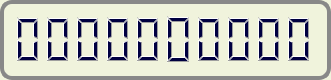
   <widget class="QFrame" name="frame">
    <property name="geometry">
     <rect>
      <x>16</x>
      <y>20</y>
      <width>331</width>
      <height>80</height>
     </rect>
    </property>
    <property name="styleSheet">
     <string notr="true">QFrame {
    border: 4px solid #888888;
    border-radius: 12px;
    background-color: #F0F3DC;
}

</string>
    </property>
    <property name="frameShape">
     <enum>QFrame::StyledPanel</enum>
    </property>
    <property name="frameShadow">
     <enum>QFrame::Raised</enum>
    </property>
    <widget class="QWidget" name="gridLayoutWidget">
     <property name="geometry">
      <rect>
       <x>13</x>
       <y>4</y>
       <width>301</width>
       <height>71</height>
      </rect>
     </property>
     <layout class="QGridLayout" name="gridLayout">
      <property name="spacing">
       <number>0</number>
      </property>
      <item row="0" column="4">
       <widget class="QLCDNumber" name="dig_5">
        <property name="styleSheet">
         <string notr="true">QLCDNumber {
    color: #000040;
    border: 0px solid #000000;
}
</string>
        </property>
        <property name="smallDecimalPoint">
         <bool>false</bool>
        </property>
        <property name="digitCount">
         <number>1</number>
        </property>
        <property name="mode">
         <enum>QLCDNumber::Hex</enum>
        </property>
       </widget>
      </item>
      <item row="0" column="9">
       <widget class="QLCDNumber" name="dig_0">
        <property name="styleSheet">
         <string notr="true">QLCDNumber {
    color: #000040;
    border: 0px solid #000000;
}
</string>
        </property>
        <property name="smallDecimalPoint">
         <bool>false</bool>
        </property>
        <property name="digitCount">
         <number>1</number>
        </property>
        <property name="mode">
         <enum>QLCDNumber::Hex</enum>
        </property>
        <property name="intValue" stdset="0">
         <number>0</number>
        </property>
       </widget>
      </item>
      <item row="0" column="7">
       <widget class="QLCDNumber" name="dig_2">
        <property name="styleSheet">
         <string notr="true">QLCDNumber {
    color: #000040;
    border: 0px solid #000000;
}
</string>
        </property>
        <property name="smallDecimalPoint">
         <bool>false</bool>
        </property>
        <property name="digitCount">
         <number>1</number>
        </property>
        <property name="mode">
         <enum>QLCDNumber::Hex</enum>
        </property>
       </widget>
      </item>
      <item row="0" column="2">
       <widget class="QLCDNumber" name="dig_7">
        <property name="styleSheet">
         <string notr="true">QLCDNumber {
    color: #000040;
    border: 0px solid #000000;
}
</string>
        </property>
        <property name="smallDecimalPoint">
         <bool>false</bool>
        </property>
        <property name="digitCount">
         <number>1</number>
        </property>
        <property name="mode">
         <enum>QLCDNumber::Hex</enum>
        </property>
       </widget>
      </item>
      <item row="0" column="3">
       <widget class="QLCDNumber" name="dig_6">
        <property name="styleSheet">
         <string notr="true">QLCDNumber {
    color: #000040;
    border: 0px solid #000000;
}
</string>
        </property>
        <property name="smallDecimalPoint">
         <bool>false</bool>
        </property>
        <property name="digitCount">
         <number>1</number>
        </property>
        <property name="mode">
         <enum>QLCDNumber::Hex</enum>
        </property>
       </widget>
      </item>
      <item row="0" column="5">
       <widget class="QLCDNumber" name="dig_4">
        <property name="styleSheet">
         <string notr="true">QLCDNumber {
    color: #000040;
    border: 0px solid #000000;
}
</string>
        </property>
        <property name="smallDecimalPoint">
         <bool>false</bool>
        </property>
        <property name="digitCount">
         <number>1</number>
        </property>
        <property name="mode">
         <enum>QLCDNumber::Hex</enum>
        </property>
       </widget>
      </item>
      <item row="0" column="6">
       <widget class="QLCDNumber" name="dig_3">
        <property name="styleSheet">
         <string notr="true">QLCDNumber {
    color: #000040;
    border: 0px solid #000000;
}
</string>
        </property>
        <property name="smallDecimalPoint">
         <bool>false</bool>
        </property>
        <property name="digitCount">
         <number>1</number>
        </property>
        <property name="mode">
         <enum>QLCDNumber::Hex</enum>
        </property>
       </widget>
      </item>
      <item row="0" column="1">
       <widget class="QLCDNumber" name="dig_8">
        <property name="styleSheet">
         <string notr="true">QLCDNumber {
    color: #000040;
    border: 0px solid #000000;
}
</string>
        </property>
        <property name="smallDecimalPoint">
         <bool>false</bool>
        </property>
        <property name="digitCount">
         <number>1</number>
        </property>
        <property name="mode">
         <enum>QLCDNumber::Hex</enum>
        </property>
       </widget>
      </item>
      <item row="0" column="8">
       <widget class="QLCDNumber" name="dig_1">
        <property name="styleSheet">
         <string notr="true">QLCDNumber {
    color: #000040;
    border: 0px solid #000000;
}
</string>
        </property>
        <property name="smallDecimalPoint">
         <bool>false</bool>
        </property>
        <property name="digitCount">
         <number>1</number>
        </property>
        <property name="mode">
         <enum>QLCDNumber::Hex</enum>
        </property>
       </widget>
      </item>
      <item row="0" column="0">
       <widget class="QLCDNumber" name="dig_9">
        <property name="styleSheet">
         <string notr="true">QLCDNumber {
    color: #000040;
    border: 0px solid #000000;
}
</string>
        </property>
        <property name="smallDecimalPoint">
         <bool>false</bool>
        </property>
        <property name="digitCount">
         <number>1</number>
        </property>
        <property name="mode">
         <enum>QLCDNumber::Hex</enum>
        </property>
       </widget>
      </item>
     </layout>
    </widget>
   </widget>
